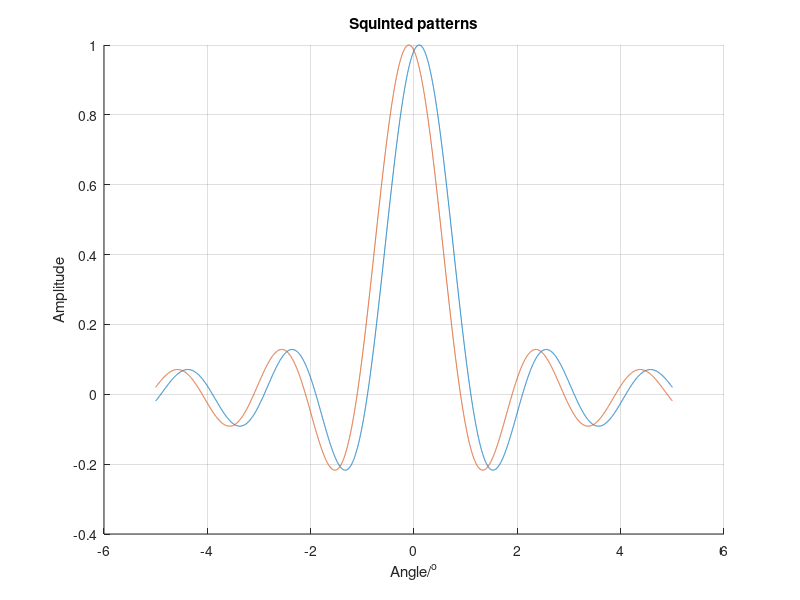
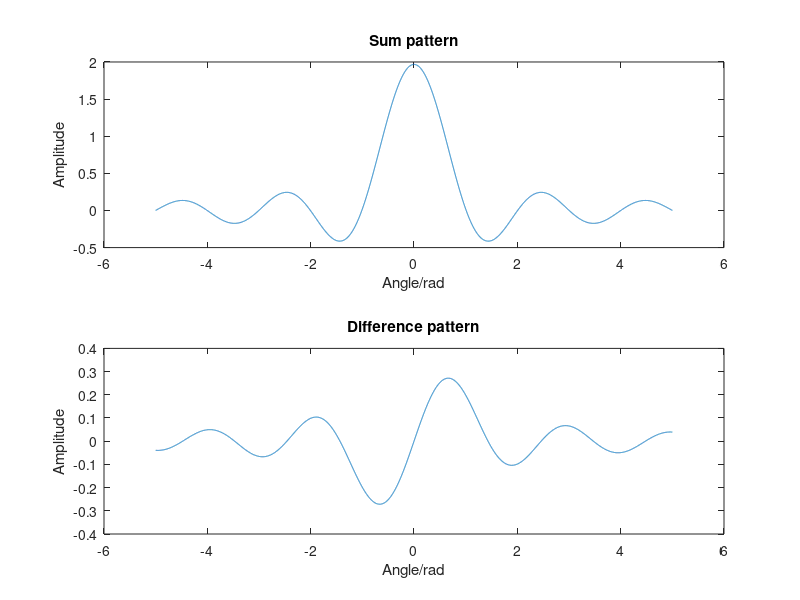
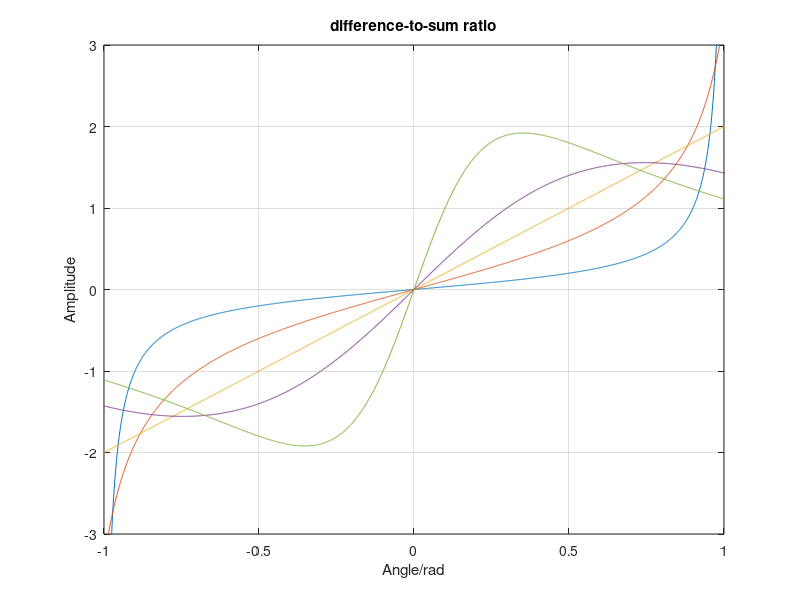

These figures' MATLAB source, in order:

angle = -5:0.001:5;
phi=0.1;%squint angle, o
y1 = sinc(angle - phi);
y2 = sinc(angle + phi);
ysum = y1 + y2;
ydif = y1 - y2;

figure(1);hold on;grid on;
plot(angle,y1);
plot(angle,y2);
xlabel('Angle/^o');ylabel('Amplitude');
title('Squinted patterns');
figure(2);grid on;
subplot(211);plot(angle,ysum);
xlabel('Angle/rad');ylabel('Amplitude');
title('Sum pattern');
subplot(212);plot(angle,ydif);
xlabel('Angle/rad');ylabel('Amplitude');
title('Difference pattern');

dovrs = ydif./ysum;
figure(3);grid on;
plot(angle,dovrs);xlim([-1, 1]);ylim([-3, 3]);
xlabel('Angle/rad');ylabel('Amplitude');
title('difference-to-sum ratio');

%% squint angle change 
angle = -5:0.001:5;
phi=0.1:0.2:0.9;%squint angle, o
for m=1:length(phi)
y1 = sinc(angle - phi(m));
y2 = sinc(angle + phi(m));
ysum = y1 + y2;
ydif = y1 - y2;

dovrs = ydif./ysum;
plot(angle,dovrs);
hold on;
end
xlim([-1, 1]);ylim([-3, 3]);grid on;
xlabel('Angle/rad');ylabel('Amplitude');
title('difference-to-sum ratio');